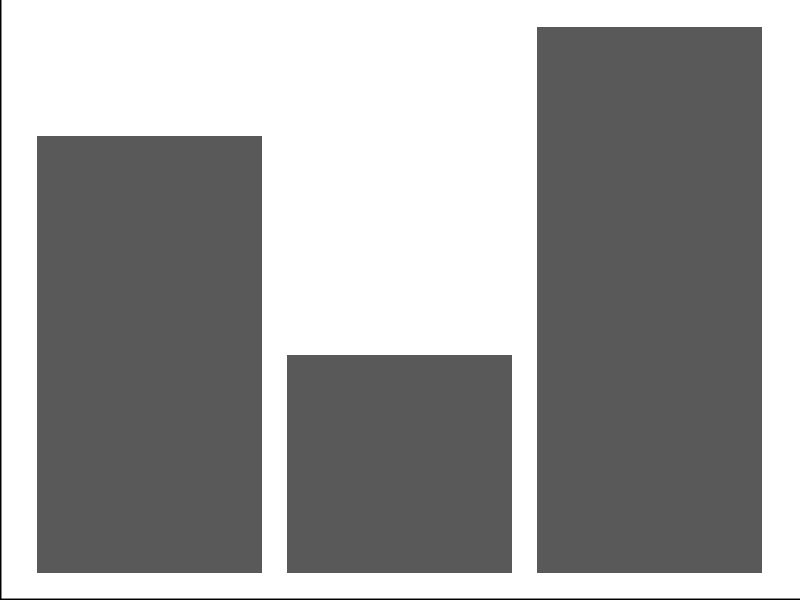
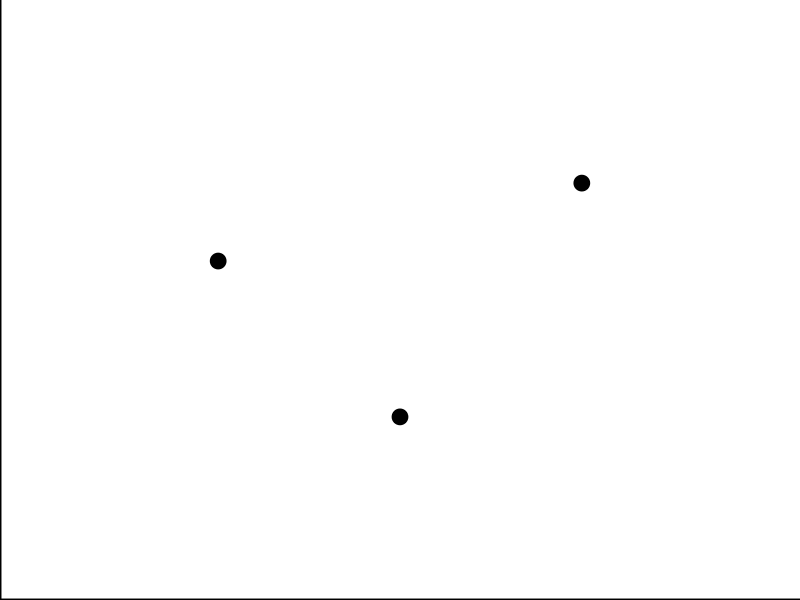
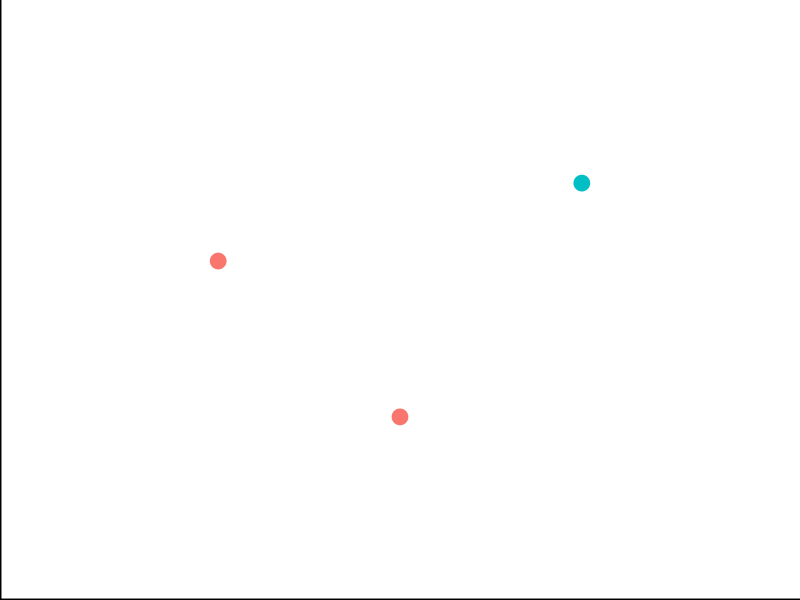
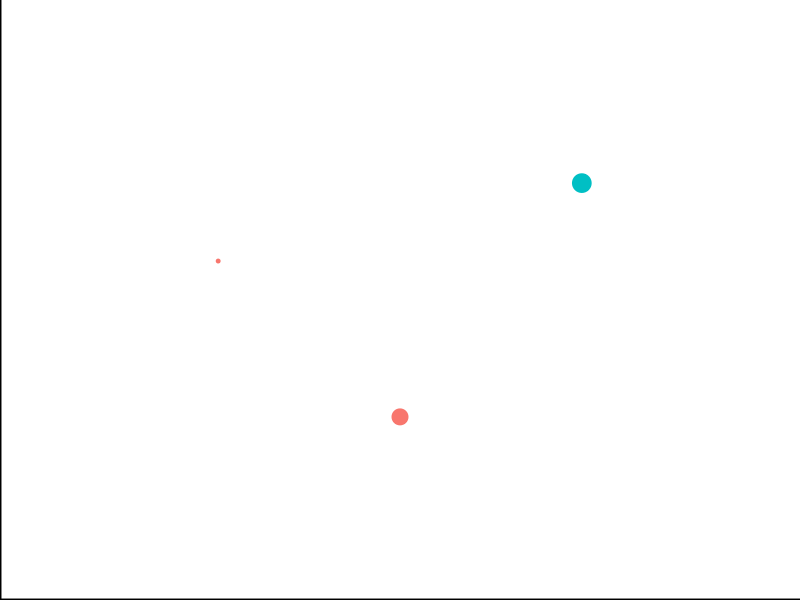
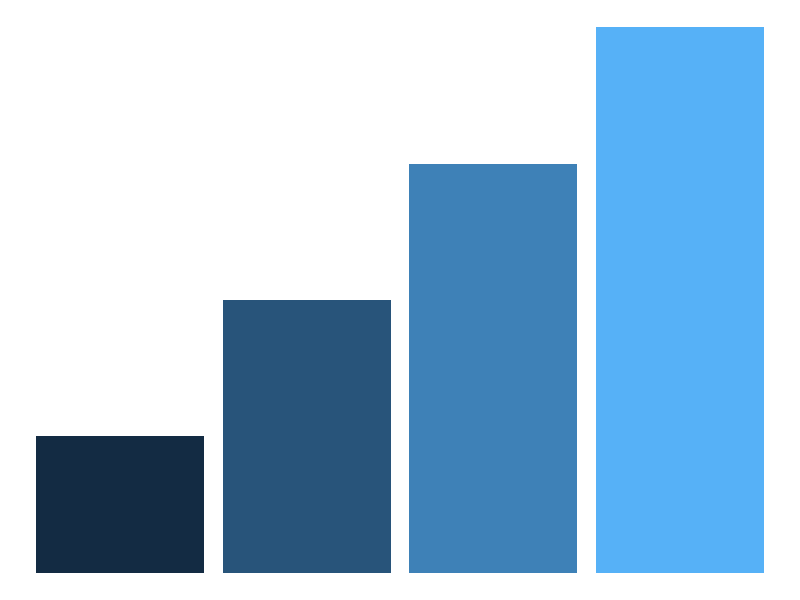

Reproduce these figures in R, in order.
## ---- chunk 1
library(ggplot2)
library(dplyr)
## ---- chunk 2
dt <- data.frame(x = c(1,2,3),
                 y = c(4, 2, 5), 
                 group = c('A','A', 'B'), 
                 size = c(1,5,7), 
                 cat = c('A','B','C'))

ggplot(data=dt, aes(x=cat, y=y)) +
  geom_col() + 
  theme_void() + 
  theme(axis.line = element_line(size = 1))
## ---- chunk 3

ggplot(data=dt, aes(x=x, y=y)) +
  geom_point(size = 5) + 
  xlim(c(0,4)) + 
  ylim(c(0,7)) +
  theme_void() + 
  theme(axis.line = element_line(size = 1))
## ---- chunk 4

ggplot(data=dt, aes(x=x, y=y, color = group)) +
  geom_point(size = 5) + 
  xlim(c(0,4)) + 
  ylim(c(0,7)) +
  theme_void() + 
  theme(axis.line = element_line(size = 1),
        legend.position = 'none')
## ---- chunk 5

ggplot(data=dt, aes(x=x, y=y, color=group, size = size)) +
  geom_point() + 
  xlim(c(0,4)) + 
  ylim(c(0,7)) +
  theme_void() + 
  theme(axis.line = element_line(size = 1), 
        legend.position = "none")
## ---- chunk 6

dt = data.frame(x=c(1,2,3,4),
                y=c(1,2,3,4))

ggplot(data=dt, aes(x=x, y=y, fill=y)) +
  geom_col() + 
  theme_void() + 
  theme(axis.line = element_blank(), 
        legend.position = "none")
